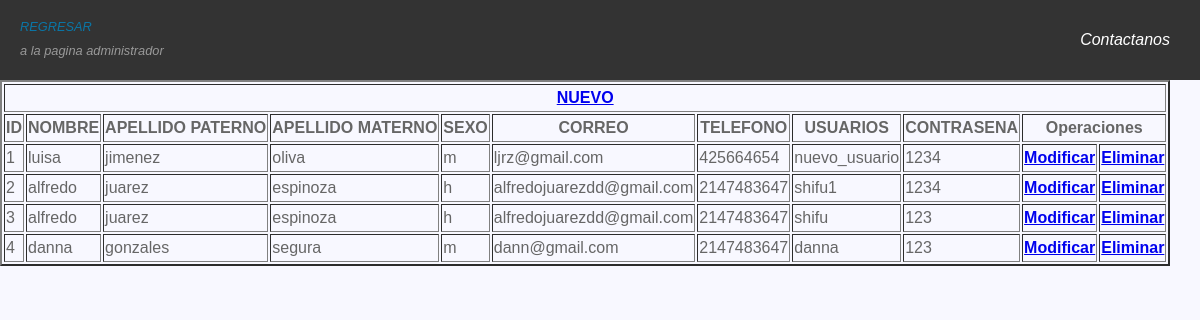
Before: /HTML/admin.php with the older database file.
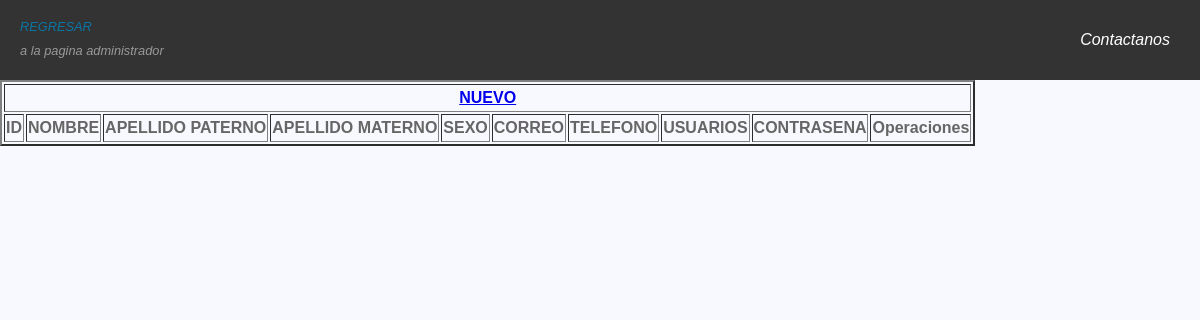
After: the same page with the newer database file.
### tables this page shows
CREATE TABLE `usuarios` (
  `id_usuarios` int(11) NOT NULL,
  `nombre` varchar(30) NOT NULL,
  `apellido_p` varchar(30) NOT NULL,
  `apellido_m` varchar(30) NOT NULL,
  `sexo` varchar(1) NOT NULL,
  `correo` varchar(50) NOT NULL,
  `telefono` int(20) NOT NULL,
  `usuario` varchar(50) NOT NULL,
  `contra` varchar(30) NOT NULL
);

### HTML/admin.php (the view, shortened to what this page needs)
<!DOCTYPE html>
<html>
<head>
	<link rel='stylesheet' type='text/css' media='screen' href='\tu_futuro\HTML\inicio.css'>
</head>
<body>
<header>
        <div class="container">
        <a id="logo" href="\tu_futuro\HTML\admin.html">
            <span class="site-name "> REGRESAR</span>
            <span class="site-desc">a la pagina administrador</span>
        </a>
           <nav>
            <ul>
                <li><a href="#">Contactanos </a></li>
            </ul>
        </nav>
        </div>
    </header>
<table border="2">
	<thead>
		<tr>
			<th colspan="11"><a href="\tu_futuro\HTML\nuevous.html">NUEVO</a></th>
		</tr>
		<tr>
			<th>ID</th>
			<th>NOMBRE</th>
			<th>APELLIDO PATERNO</th>
			<th>APELLIDO MATERNO</th>
            <th>SEXO</th>
            <th>CORREO</th>
            <th>TELEFONO</th>
            <th>USUARIOS</th>
            <th>CONTRASENA</th>
			<th colspan="2">Operaciones</th>
		</tr>
	</thead>
<tbody>
<?php
include("conexion.php");
$query= "SELECT * FROM usuarios";
$resultado= $cone-> query($query);
while ($row= $resultado-> fetch_assoc()) {
	?>
	<tr>
	    <td><?php echo $row['id_usuarios'];?></td>
	    <td><?php echo $row['nombre'];?></td>
        <td><?php echo $row['apellido_p'];?></td>
	    <td><?php echo $row['apellido_m'];?></td>
        <td><?php echo $row['sexo'];?></td>
        <td><?php echo $row['correo'];?></td>
        <td><?php echo $row['telefono'];?></td>
        <td><?php echo $row['usuario'];?></td>
        <td><?php echo $row['contra'];?></td>
	    <th><a href="\tu_futuro\HTML\modificar.php?id_usuarios=<?php echo $row['id_usuarios'];?>">Modificar</a></th>
	    <th><a href="\tu_futuro\HTML\eliminar.php?id_usuarios=<?php echo $row['id_usuarios'];?>">Eliminar</a></th>
	</tr>
	<?php
}
    ?>
</tbody>
</table>
</body>
</html>

### HTML/inicio.css (style rules this page uses)
.container { color: white; font-style: italic; background-color: #333; height: 80px; }
.container { background: #333; color: white; height: 80px; width: 100%; left: 0; top: 0; position: fixed; }
body { margin: 0%; padding: 0%; font-family: Arial, Helvetica, sans-serif; color: #666; background: ghostwhite; font-size: 1em; line-height: 1.5em; padding-top: 80px; }
.container a { color:white; }
#logo { float: left; padding: 15px 0 0 20px; text-decoration: none; }
#logo .site-name { display: block; font-weight: 300; font-size: 0.8em; }
#logo .site-desc { display: block; font-weight: 300; font-size: 0.8em; color: #999; }
nav { float: right; }
nav ul { margin: 0%; padding: 0%; list-style: none; padding-right: 20px; }
nav ul li { display: inline-block; line-height: 80px; }
nav ul li a { display: block; padding: 0 10px; text-decoration: none; }

Changed rows visible on the page:
removed usuarios: id_usuarios "1", nombre "luisa", apellido_p "jimenez", apellido_m "oliva", sexo "m", correo "ljrz@gmail.com", telefono "425664654", usuario "nuevo_usuario", contra "1234"
removed usuarios: id_usuarios "2", nombre "alfredo", apellido_p "juarez", apellido_m "espinoza", sexo "h", correo "alfredojuarezdd@gmail.com", telefono "2147483647", usuario "shifu1", contra "1234"
removed usuarios: id_usuarios "3", nombre "alfredo", apellido_p "juarez", apellido_m "espinoza", sexo "h", correo "alfredojuarezdd@gmail.com", telefono "2147483647", usuario "shifu", contra "123"
removed usuarios: id_usuarios "4", nombre "danna", apellido_p "gonzales", apellido_m "segura", sexo "m", correo "dann@gmail.com", telefono "2147483647", usuario "danna", contra "123"
